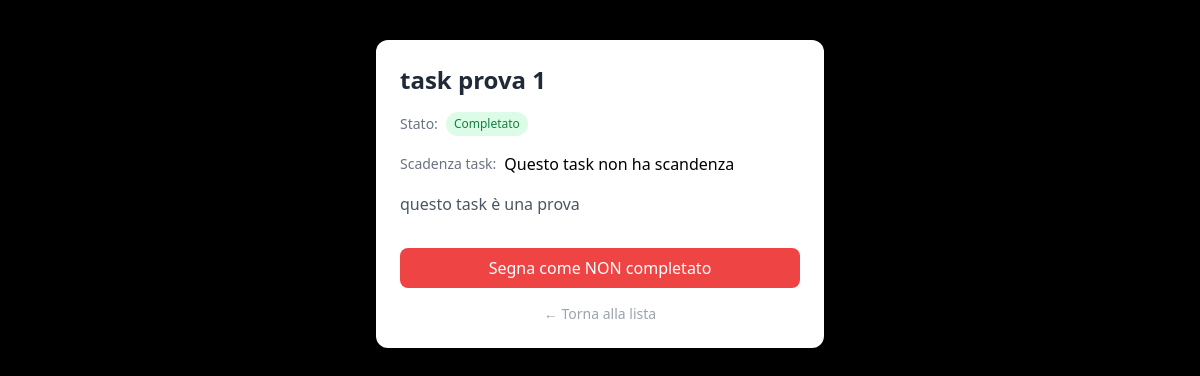
Before: /task/1 with the older database file.
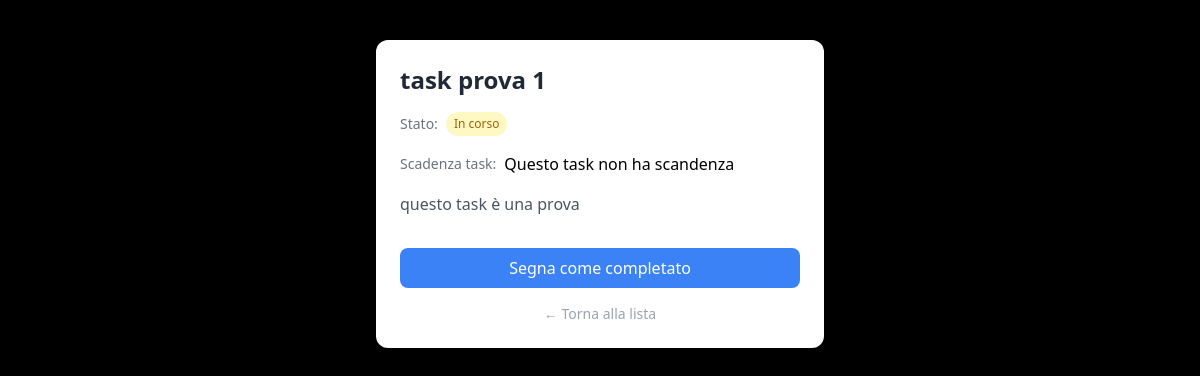
After: the same page with the newer database file.
### tasks/models.py (models this page shows, shortened)
class Task(models.Model):
    author = models.ForeignKey(settings.AUTH_USER_MODEL, on_delete=models.CASCADE)
    title = models.CharField(max_length=200)
    description = models.TextField()
    completed = models.BooleanField(default=False)
    expiration_date = models.DateTimeField(blank=True, null=True)
    created_date = models.DateTimeField(default=timezone.now)
    published_date = models.DateTimeField(blank=True, null=True)

### tasks/views.py (the view)
# urls.py: path('task/<int:id>', task_detail, name= "task"),
def task_detail(request, id):
    task = Task.objects.get(pk= id)
    return render(request, "task.html", {"task": task})

### tasks/templates/task.html (shortened to what this page needs)
{% extends "base.html" %}
{% block content %}
    <div class="space-y-4">
        <h1 class="text-2xl font-semibold text-gray-800">{{ task.title }}</h1>
        <div class="flex items-center gap-2">
            <span class="text-sm font-medium text-gray-500">Stato:</span>
            {% if task.completed %}
                <span class="px-2 py-1 text-xs rounded-full bg-green-100 text-green-700">Completato</span>
            {% else %}
                <span class="px-2 py-1 text-xs rounded-full bg-yellow-100 text-yellow-700">In corso</span>
            {% endif %}
        </div>
         <div class="flex items-center gap-2">
            <span class="text-sm font-medium text-gray-500">Scadenza task:</span>
            {% if task.expiration_date%}
                <span>{{ task.expiration_date }}</span>
            {% else %}
                <span>Questo task non ha scandenza</span>
            {% endif %}
         </div>
        <p class="text-gray-600">{{ task.description }}</p>
        <form method="POST" action="{% url 'toggle_task' task.id %}">
            <button class="w-full mt-4 py-2 rounded-lg font-medium transition {% if task.completed %} bg-red-500 hover:bg-red-600 text-white {% else %} bg-blue-500 hover:bg-blue-600 text-white {% endif %} ">
                {% if task.completed %}
                    Segna come NON completato
                {% else %}
                    Segna come completato
                {% endif %}
            </button>
            <a href="/"
               class="block text-center text-sm text-gray-400 hover:text-gray-600 mt-4">← Torna alla lista</a>
        </form>
    {% endblock %}

### tasks/templates/base.html (shortened to what this page needs)
<!DOCTYPE html>
<html lang="it">
    <head>
        <script src="https://cdn.tailwindcss.com"></script>
    </head>
    <body class="bg-black">
        <div class="max-w-md mx-auto mt-10 bg-white p-6 rounded-xl shadow">
            {% block content %}{% endblock %}
        </div>
    </body>
</html>

Changed rows visible on the page:
changed Task "task prova 1": completed True → False (drawn)
Other visible differences:
text no longer shown: "Completato Segna come NON completato"
text now shown: "In corso Segna come completato"
